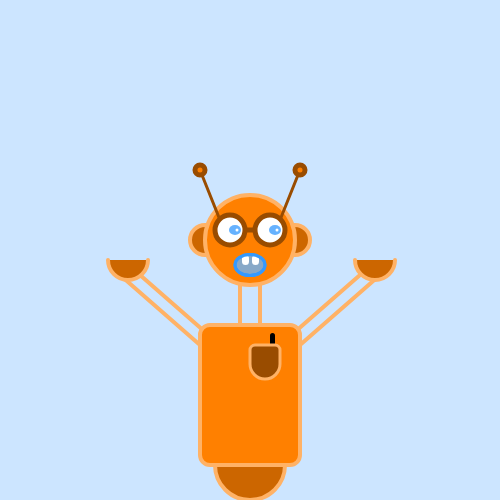
Frame 1 (no input)
Frame 60 (no input): identical to frame 1, image omitted
Frame 120 (the mouse pressed at the canvas centre since frame 60): identical to frame 1, image omitted

The p5.js sketch that drew this single still picture (run headless with seeded random() and noise() and a simulated clock; from frame 60 on, the mouse is pressed at the canvas centre):

// p5.js sketch
// ── sketch.js
function setup() {
	// define artboard size
	createCanvas(500,500);
	// Set here the values that are not changing all over the sketch
	//strokeWeight(2);
	//stroke( 100, 255, 204);
}

function draw() {
	background(204, 229, 255);



	//Neck
	strokeWeight(4);
	stroke(255, 178, 102);
	line(240, 285, 240, 345);

	strokeWeight(4);
	stroke(255, 178, 102);
	line(260, 285, 260, 345);



  //Wheel
	strokeWeight(4);
	stroke(255, 178, 102);
	fill(204, 102, 0);
	ellipse(250, 465, 70, 70);

	//Arms


	strokeWeight(4);
	stroke(255, 178, 102);
	line(360, 275, 280, 345);

	strokeWeight(4);
	stroke(255, 178, 102);
	line(380, 275, 300, 345);

	strokeWeight(4);
	stroke(255, 178, 102);
	line(120, 275, 200, 345);

	strokeWeight(4);
	stroke(255, 178, 102);
	line(140, 275, 220, 345);

	/*sstrokeWeight(4);
	stroke(255, 178, 102);
	fill(204, 102, 0);
	ellipse(132, 275, 30, 30);*/
	arc(128, 260, 40, 40, 0, PI);

	arc(375, 260, 40, 40, 0, PI);

	/*strokeWeight(4);
	stroke(255, 178, 102);
	fill(204, 102, 0);
	ellipse(372, 275, 30, 30);*/

	//Body
	strokeWeight(4);
	fill(255, 128, 0);
	rect(200, 325, 100, 140, 10);
	stroke( 255, 178, 102);

	//ears
	strokeWeight(4);
	stroke(255, 178, 102);
	fill(204, 102, 0);
	ellipse(205, 240, 30, 30);

	strokeWeight(4);
	stroke(255, 178, 102);
	fill(204, 102, 0);
	ellipse(295, 240, 30, 30);




	//Head
	strokeWeight(4);
	fill(255, 128, 0);
	ellipse(250, 240, 90, 90);
	stroke( 100, 0, 255);

	//mouth
  strokeWeight(3);
	stroke(51, 153, 255);
	fill(102, 178, 255, 200);
	ellipse(250, 265, 30, 21);

	//dente
	noStroke();
	fill(255, 255, 255);
	rect(252, 255, 7, 10, 5, 5);

  //dente
	noStroke();
	fill(255, 255, 255);
	rect(242, 255, 7, 10, 5, 5);

	noFill();
	strokeWeight(3);
	stroke(51, 153, 255);
	ellipse(250, 265, 30, 21);

	//antenne
	strokeWeight(3);
	stroke(153, 76, 0);
	line(220, 220, 200, 170);

  fill(255, 128, 0);
	strokeWeight(5);
	stroke(153, 76, 0);
	ellipse(200, 170, 10, 10);

	strokeWeight(3);
	stroke(153, 76, 0);
	line(280, 220, 300, 170);

  fill(255, 128, 0);
	strokeWeight(5);
	stroke(153, 76, 0);
	ellipse(300, 170, 10, 10);



	//occhiali
	fill(255, 255, 255);
	strokeWeight(5);
	stroke(153, 76, 0);
	ellipse(230, 230, 30, 30);

	strokeWeight(5);
	stroke(153, 76, 0);
	ellipse(270, 230, 30, 30);
	fill(255, 255, 255);

	strokeWeight(5);
	stroke(153, 76, 0);
	line(246, 230, 254,230);

	//occhi
	fill(102, 178, 255);
	noStroke();
	ellipse(235, 230, 12, 10);

	fill(255, 255, 255);
	noStroke();
	ellipse(237, 230, 3, 3);

	fill(102, 178, 255);
	noStroke();
	ellipse(275, 230, 12, 10);

	fill(255, 255, 255);
	noStroke();
	ellipse(277, 230, 3, 3);

  //biro
	noStroke();
	fill(0, 0, 0);
	rect(270, 333, 5, 34, 5, 5, 5, 5);

	//pannelloComandi
	stroke(255, 178, 102);
	strokeWeight(3);
	fill(153, 76, 0);
	rect(250, 345, 30, 34, 5, 5, 35, 35);



















}
